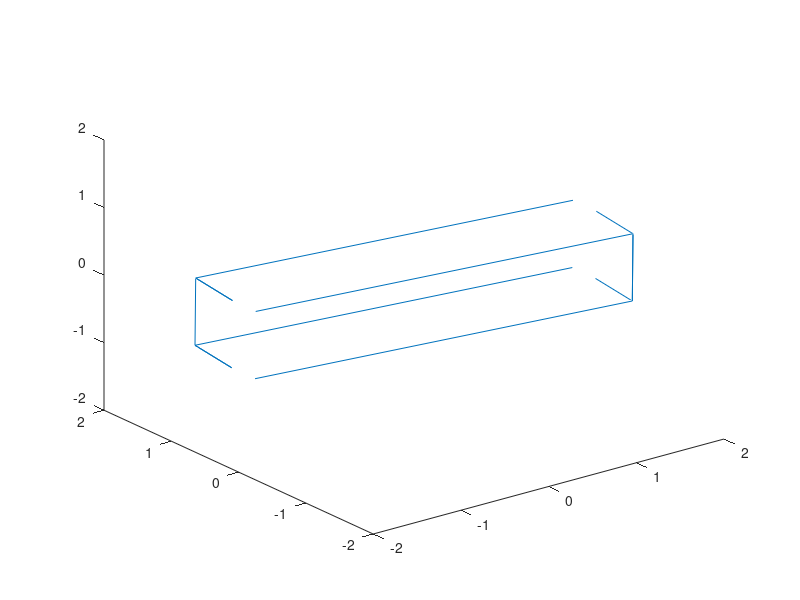

MATLAB code to generate this figure:
% Authors: Adam Shaw, Alex Goldstein, Patrick McKeen
% Simulation of the hyperloop pod

function [] = HyperLoopSim()

% global variables
timestep = .01;
maxTime = 30;
numSteps = maxTime / timestep;

% pod state variables
pos = zeros(3, numSteps);
vel = zeros(3, numSteps);
acc = zeros(3, numSteps);

rotPos = zeros(3, numSteps);
rotVel = zeros(3, numSteps);
rotAcc = zeros(3, numSteps);

collisionPointsTrackFrame = zeros(numSteps, 8,3);

q=zeros(4, numSteps);
q(:,1)=[0.999994; 0.00199999; 0.00199999; 0.00199999];

% pod constants
podHeight = 1.0;
podWidth = 1.0;
podLength = 4.0;

mass = 3000;
CoM = [0,0,0];

% air thrusters are on the bottom of the pod and fire downwards
airThrusters =  [podLength/2   podWidth/2  -podHeight/2-CoM(3); ...
                 podLength/2  -podWidth/2  -podHeight/2-CoM(3); ...
                -podLength/2   podWidth/2  -podHeight/2-CoM(3); ...
                -podLength/2  -podWidth/2  -podHeight/2-CoM(3)];

% collision points: where the pod might intersect the track
collisionPoints = [podLength/2   podWidth/2  -podHeight/2-CoM(3); ...
                   podLength/2  -podWidth/2  -podHeight/2-CoM(3); ...
                  -podLength/2   podWidth/2  -podHeight/2-CoM(3); ...
                  -podLength/2  -podWidth/2  -podHeight/2-CoM(3); ...
                   podLength/2   podWidth/2   podHeight/2-CoM(3); ...
                   podLength/2  -podWidth/2   podHeight/2-CoM(3); ...
                  -podLength/2   podWidth/2   podHeight/2-CoM(3); ...
                  -podLength/2  -podWidth/2   podHeight/2-CoM(3)];

% Code to find tensor of inertia
% will be updated once the CAD is actually ready, right now it's a cuboid
I = [1.0/12*mass*(podHeight^2 + podWidth^2) 0 0; ...
     0 1.0/12*mass*(podHeight^2 + podLength^2) 0; ...
     0 0 1.0/12*mass*(podLength^2 + podWidth^2)];


for n = 2:numSteps    
    
    % we need the rotational matrix to convert between local and global
    q0=q(1,n-1);
    q1=q(2,n-1);
    q2=q(3,n-1);
    q3=q(4,n-1);
    rotMatrix=[1-2*q2^2-2*q3^2 2*(q1*q2-q0*q3) 2*(q1*q3+q0*q2);...
               2*(q1*q2+q0*q3) 1-2*q1^2-2*q3^2 2*(q2*q3-q0*q1);...
               2*(q1*q3-q0*q2) 2*(q2*q3+q0*q1) 1-2*q1^2-2*q2^2];    
    
           
    % control algorithm - decide how hard to fire thrusters
    % for now let's be dumb.
    thrusterForces = transpose([0 0 mass*2.45 + rand(1);...
                                0 0 mass*2.45 + rand(1);...
                                0 0 mass*2.45 + rand(1);...
                                0 0 mass*2.45 + rand(1)]);
    
    % calculate translational forces
    
    acc(:,n) = [0 0 0];
    
    % gravity
    acc(:,n) = acc(:,n) + [0; 0; -9.8];
    
    for i = 1:size(airThrusters,1)
        % these are currently in the pod frame - change to global
        thrusterForce = rotMatrix * (thrusterForces(:,i));
        acc(:,n) = acc(:,n) + thrusterForce/mass;
    end
        
    % update pos and vel based on acc
    vel(:,n) = vel(:,n-1) + acc(:,n)*timestep;
    pos(:,n) = pos(:,n-1) + vel(:,n)*timestep;
    
    % calculate rotational forces
    
    % convert all forces to local and calculate angular acceleration
    netTorque = [0 0 0];
    for i = 1:size(airThrusters,1)
        thrusterTorque = cross(airThrusters(i,1:3),transpose(thrusterForces(:,i)));
        netTorque = netTorque + thrusterTorque;
    end
    
    localAlpha = I \ transpose(netTorque);

    
    rotAcc(:,n) = localAlpha;
%    display(rotAcc(:, n));
    rotVel(:,n) = rotVel(:,n-1) + timestep * rotAcc(:,n);
    
    % update quaternions - math I don't really understand too well
    OmegaMatrix=[0 rotVel(3,n) -rotVel(2,n) rotVel(1,n);...
                 -rotVel(3,n) 0 rotVel(1,n) rotVel(2,n);...
                 rotVel(2,n) -rotVel(1,n) 0 rotVel(3,n);...
                 -rotVel(1,n) -rotVel(2,n) -rotVel(3,n) 0;];
                 
    qn=q(:,n-1)+0.5*OmegaMatrix*q(:,n-1);
    normQuat=sqrt(sum(qn.^2));
    qn=qn./normQuat;
    normQuat=sqrt(sum(qn.^2));
       
    % vestigial from Patrick's debugging, I think
    if ((normQuat>1.00000001) || (normQuat<0.99999999))
        fprintf('WARNING, quaternions norm doesnt equal 1!!' + qn);
        break
    end
    q(:,n)=qn;
    
    
    for i = 1:size(collisionPoints, 1)
        rotatedPoint = rotMatrix*transpose(collisionPoints(i,:));
        collisionPointsTrackFrame(n,i,:) = rotatedPoint;
    end
    
end

% done with the simulation - time to graph things!

timeArray = 1:numSteps;
timeArray = timeArray * timestep;

%plot3(collisionPointsTrackFrame(2:n,:,1),collisionPointsTrackFrame(2:n,:,2),collisionPointsTrackFrame(2:n,:,3));

 
 for i = 2:10:n
    A = collisionPointsTrackFrame(i,5,:);
    B = collisionPointsTrackFrame(i,1,:);
    C = collisionPointsTrackFrame(i,6,:);
    D = collisionPointsTrackFrame(i,7,:);
    E = collisionPointsTrackFrame(i,8,:);
    F = collisionPointsTrackFrame(i,3,:);
    G = collisionPointsTrackFrame(i,2,:);
    H = collisionPointsTrackFrame(i,4,:);

    P = [A;B;F;H;G;C;A;D;E;H;F;D;E;C;G;B]; 
    
    plot3(P(:,1),P(:,2),P(:,3));
    
    zlim([-2 2]);
    ylim([-2 2]);
    xlim([-2 2]);
    
    pause(.01);
 end     
